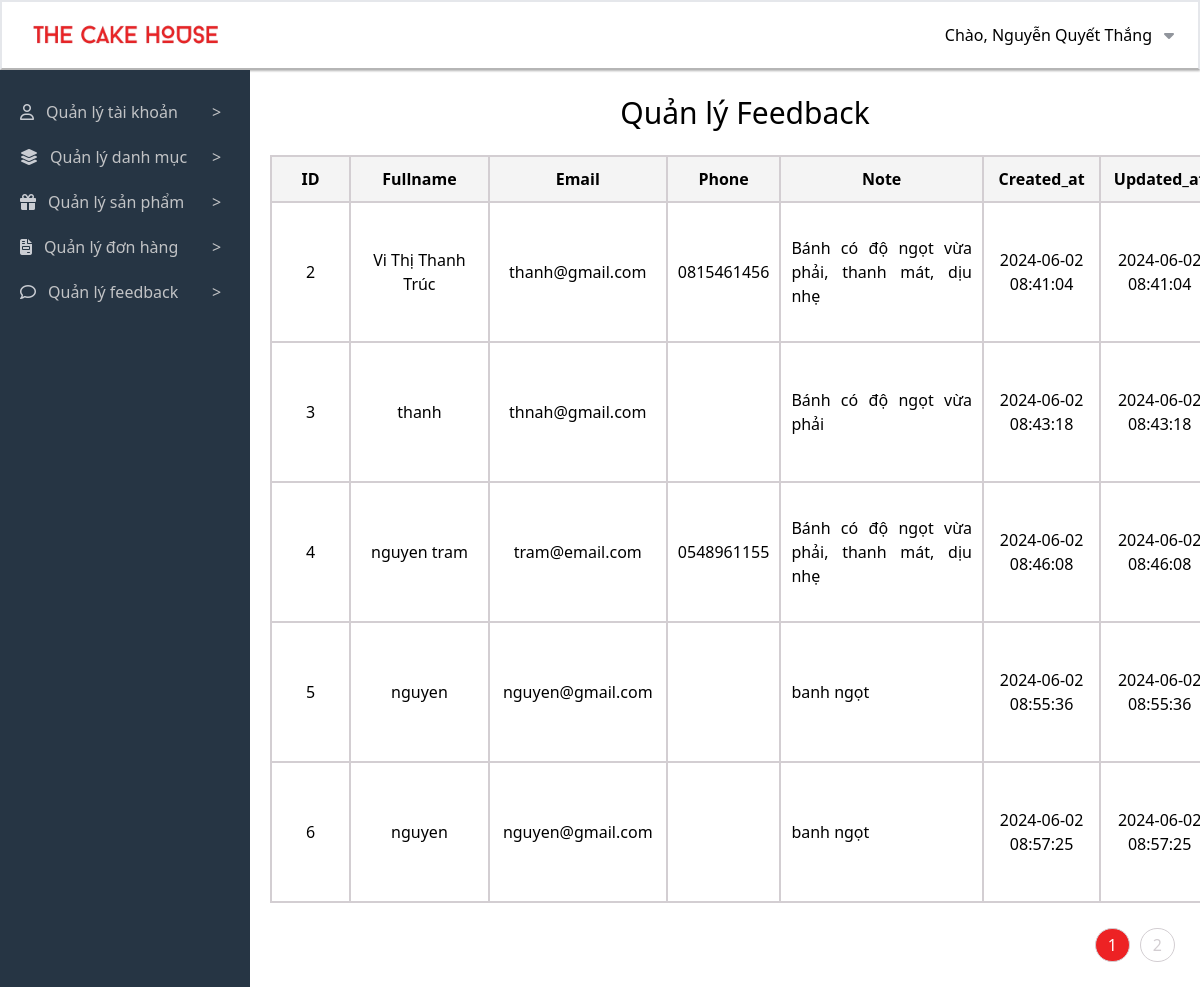
Screenshot of /admincp/index.php?action=quanlyfeedback&query=lietke (signed in) with the database file from the repository.
### tables this page shows
CREATE TABLE `user` (
  `id` int(11) NOT NULL,
  `fullname` varchar(50) DEFAULT NULL,
  `avatar` varchar(200) DEFAULT NULL,
  `email` varchar(150) DEFAULT NULL,
  `phone` varchar(20) DEFAULT NULL,
  `address` varchar(200) DEFAULT NULL,
  `password` varchar(32) DEFAULT NULL,
  `role_id` int(11) DEFAULT NULL,
  `deleted` int(11) DEFAULT NULL
);

CREATE TABLE `feedback` (
  `id` int(11) NOT NULL,
  `fullname` varchar(50) DEFAULT NULL,
  `email` varchar(250) DEFAULT NULL,
  `phone` varchar(20) DEFAULT NULL,
  `note` varchar(500) DEFAULT NULL,
  `status` int(11) DEFAULT 0,
  `created_at` datetime NOT NULL DEFAULT current_timestamp(),
  `updated_at` datetime DEFAULT current_timestamp()
);

### admincp/modules/quanlyfeedback/lietke.php (the view, shortened to what this page needs)
<div class="flex-row">
    <table border=1 class="mt-5 ml-5 h-[100px]">
        <caption class="text-[30px] font-medium mb-5">Quản lý Feedback</caption>
        <tr class="border-2">
            <th class="w-[90px] text-center border-2">ID</th>
            <th class="w-[150px] text-center border-2">Fullname</th>
            <th class="w-[150px] text-center border-2">Email</th>
            <th class="w-[100px] text-center border-2">Phone</th>
            <th class="w-[180px] text-center border-2">Note</th>
            <th class="w-[120px] text-center border-2">Created_at</th>
            <th class="w-[120px] text-center border-2">Updated_at</th>
        </tr>
        <?php
            if(isset($_GET['trang'])) {
                $trang = $_GET['trang'];
              }
              else {
                $trang = 1;
              }
              if($trang == 1) {
                $begin = 0;
              }
              else {
                $begin = ($trang - 1) * 5;
              }
              $query_cnt = mysqli_query($conn, "SELECT * FROM feedback");
              $row_cnt = mysqli_num_rows($query_cnt);
              $page_feed = ceil($row_cnt/5);
                $sql_lietke_feed = "SELECT feedback.id, feedback.fullname ,feedback.email,feedback.phone ,feedback.note,feedback.created_at,feedback.updated_at FROM feedback ORDER BY feedback.id LIMIT $begin,5";
            $query_lietke_feed = mysqli_query($conn, $sql_lietke_feed);
            while($row = mysqli_fetch_array($query_lietke_feed)) {
        ?>
        <tr class="border-2">
            <td class="h-[100px] w-[90px] text-center border-2">
                <?php echo $row['id'] ?></td>
            <td class="h-[140px] w-[90px] text-center border-2">
                <?php echo $row['fullname'] ?></td>
            <td class="h-[100px] w-[180px] text-center border-2">
                <?php echo $row['email'] ?></td>
            <td class="h-[100px] w-[90px] text-center border-2">
                <?php echo $row['phone'] ?></td>
            <td class="h-[100px] w-[240px] text-justify border-2">
                <?php echo $row['note'] ?></td>
            <td class="h-[100px] w-[90px] text-center border-2">
                <?php echo $row['created_at'] ?></td>
            <td class="h-[100px] w-[90px] text-center border-2">
                <?php echo $row['updated_at'] ?></td>
            <?php
        }
        ?>
    </table>
    <div class="flex justify-end clear-both my-5 mx-5">
        <ul class="list_page ">
        <?php
            for($i = 1; $i <= $page_feed; $i++) {
        ?>
            <li class="cursor-pointer" <?php if($i == $trang) {echo 'style="background: #ed2224; color: #fff;"';} else {echo '';}?>>
                <a <?php if($i == $trang) {echo 'style="color: #fff;"';}?>
                    href="index.php?action=quanlyfeedback&query=lietke&trang=<?php echo $i ?>"><?php echo $i ?>
                </a>
            </li>
        <?php
            }
        ?>
        </ul>
    </div>
</div>

### admincp/modules/header.php (shortened to what this page needs)
<?php
include('config/connect.php');
?>
<div class="header flex flex-col w-full">
  <div class="h-[70px] flex justify-between px-6 header__inner border-2 border-b-[#B5B5B5] shadow-sm shadow-[#B5B5B5]">
    <div class="left flex items-center">
      <a class="flex" href="../index.php">
        <img class="logo_header max-w-[200px] max-h-[70px] mr-12" src="../images/logo-1.png" alt="Logo" />
      </a>
    </div>
    <div class="right relative flex items-center cursor-default">
      <div class="flex">
        <p>Chào,
          <?php
          if(isset($_SESSION['user_id'])) {
              $user_id = $_SESSION['user_id'];
              $sql = "SELECT fullname FROM user WHERE id = ? LIMIT 1";
              $stmt = mysqli_prepare($conn, $sql);
              mysqli_stmt_bind_param($stmt, "i", $user_id);
              mysqli_stmt_execute($stmt);
              $result = mysqli_stmt_get_result($stmt);
              if ($result && mysqli_num_rows($result) > 0) {
                  $row = mysqli_fetch_assoc($result);
                  echo htmlspecialchars($row['fullname']);
              } else {
                  echo "Guest";
              }
          } else {
              echo "Guest";
          }
?>
        </p>
        <div class="ml-3">
          <i class="fa-solid fa-caret-down" style="color: #91959c;"></i>
        </div>
      </div>
    </div>
  </div>
</div>

### admincp/modules/quanlyfeedback/lietke.php (style rules this page uses)
ul.list_page li { float: left; padding: 4px 12px; margin: 5px; background-color: #fff; display: block; border: 1px solid #d3ced2; border-radius: 20px; }
ul.list_page li a { color: #d3ced2; text-align: center; text-decoration: none; }
table { width: 100%; border-collapse: collapse; margin: 20px 0; }
th, td { padding: 10px; text-align: center; border: 1px solid #d3ced2; }
th { background-color: #f4f4f4; }

### rows the page displays
user: fullname "Nguyễn Quyết Thắng"
feedback: id "2", fullname "Vi Thị Thanh Trúc", email "thanh@gmail.com", phone "0815461456", note "Bánh có độ ngọt vừa phải, thanh mát, dịu nhẹ", created_at "2024-06-02 08:41:04", updated_at "2024-06-02 08:41:04"
feedback: id "3", fullname "thanh", email "thnah@gmail.com", note "Bánh có độ ngọt vừa phải", created_at "2024-06-02 08:43:18", updated_at "2024-06-02 08:43:18"
feedback: id "4", fullname "nguyen tram", email "tram@email.com", phone "0548961155", note "Bánh có độ ngọt vừa phải, thanh mát, dịu nhẹ", created_at "2024-06-02 08:46:08", updated_at "2024-06-02 08:46:08"
feedback: id "5", fullname "nguyen", email "nguyen@gmail.com", note "banh ngọt", created_at "2024-06-02 08:55:36", updated_at "2024-06-02 08:55:36"
feedback: id "6", fullname "nguyen", email "nguyen@gmail.com", note "banh ngọt", created_at "2024-06-02 08:57:25", updated_at "2024-06-02 08:57:25"
